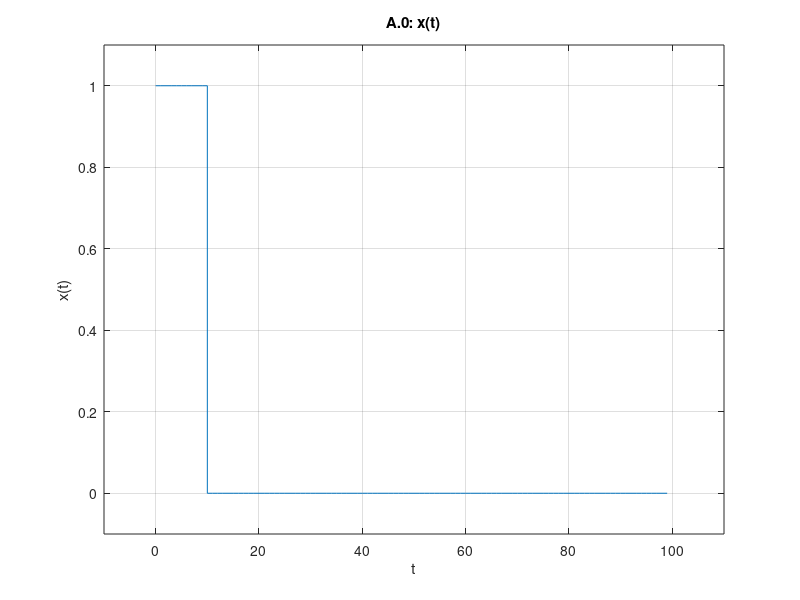
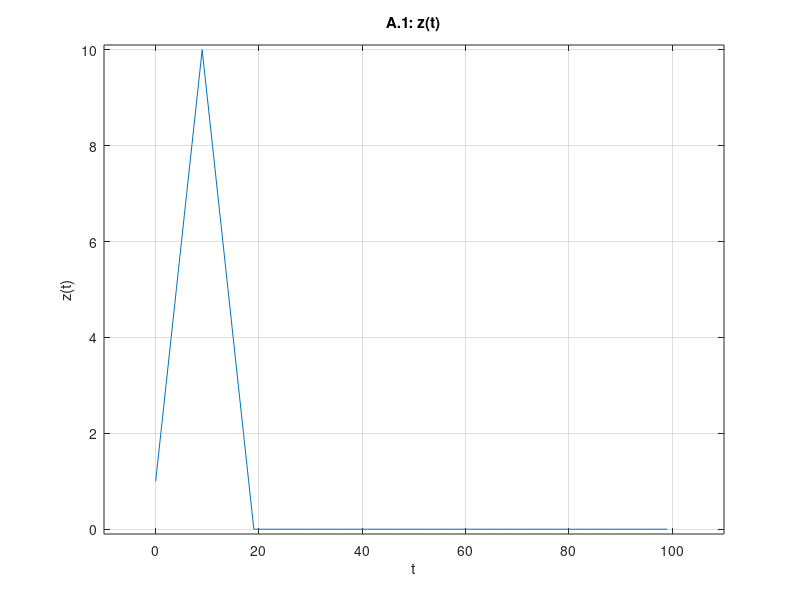
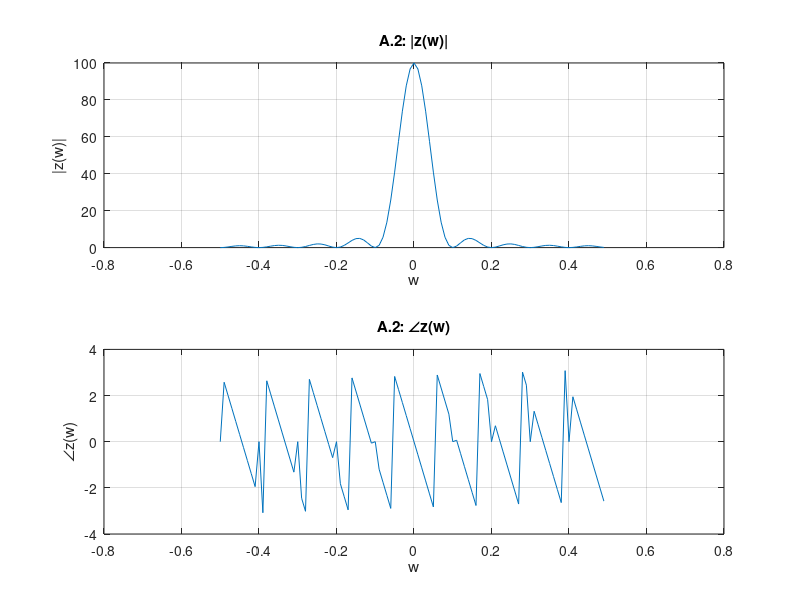
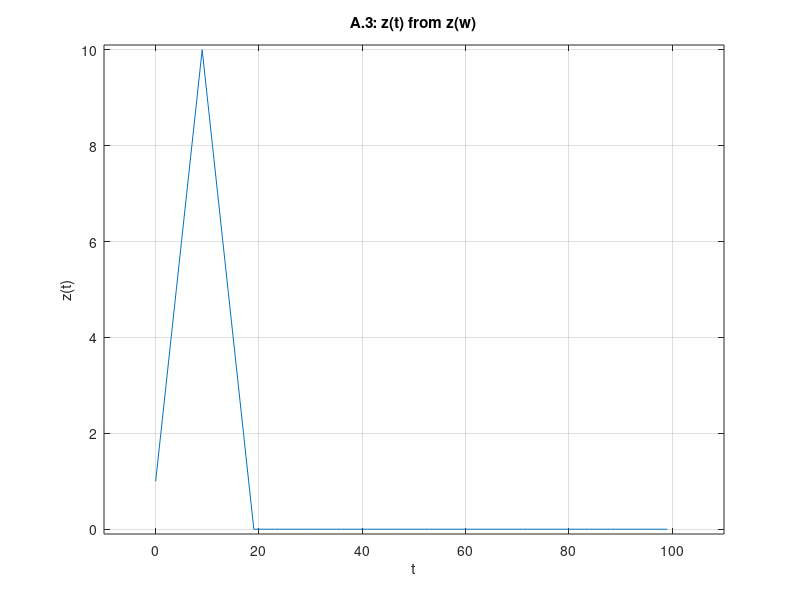

Write MATLAB code to recreate these figures, in order.



% SIGNAL GENERATION x(t) 
N = 100; PulseWidth = 10;
t = [0:1:(N-1)];
xt = [ones(1,PulseWidth), zeros(1,N-PulseWidth)];
f = [-(N/2):1:(N/2)-1]*(1/N);

%PLOT x(t)
figure('name','A.0: x(t)');
stairs(t,xt); 

title('A.0: x(t)');
xlabel('t');
ylabel('x(t)');
grid on; 
axis([-10,110,-0.1,1.1]);

%A.1

zt=conv(xt,xt);

%PLOT z(t)
figure('name','A.1: z(t) from convolution');
zt1=zt(1,1:N);
plot(t,zt1); 

title('A.1: z(t)');
xlabel('t');
ylabel('z(t)');
grid on; 
axis([-10,110,-0.1,10.1]);


%A.2

%CALCULATE x(w)
xf = fft(xt);
%CALCULATE z(w)
zf=xf.*xf;

%A.3

%PLOT MAGNITUDE AND PHASE OF z(w)
figure('name','A.2: z(w) = x(w)*x(w)');

subplot(211); plot(f,fftshift( abs(zf))); 
grid on;
title('A.2: |z(w)|')
xlabel('w')
ylabel('|z(w)|')

subplot(212); plot(f,fftshift(angle(zf))); 
grid on;
title('A.2: ∠z(w)');
xlabel('w');
ylabel('∠z(w)');



%A.4

zhat = ifft(zf);


figure('name','A.3: z(t) from z(w)');
plot(t,zhat); 

title('A.3: z(t) from z(w)');
xlabel('t');
ylabel('z(t)');
grid on; 
axis([-10,110,-0.1,10.1]);
















